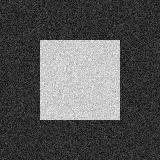
#> input picture datasets/sintetics/test/images/box.jpg, 160 x 160 px
$ python -i photometric_quasi_invariant.py   (imports and definitions only)
#> lines starting #> are read from the running program, lines starting #| are printed output that depends on the picture
#> further down, picture is the input picture: shape (160, 160); min 0, max 255, mean 85.5
from __future__ import annotations

"""Fixed shadow-shading photometric quasi-invariant derivative energy.

This is an equation-level implementation of van de Weijer, Gevers, and
Geusebroek (TPAMI 2005), equations (5)-(6), evaluated in both image axes.
The repository's retained 3x3 median conditioning is applied independently to
RGB channels before the paper's sigma-1 Gaussian derivatives.
"""

import numpy as np
from scipy import ndimage as ndi


DERIVATIVE_SIGMA = 1.0
MEDIAN_SIZE = 3


def _rgb01(image: np.ndarray) -> np.ndarray:
    raw = np.asarray(image)
    if raw.ndim == 2:
        raw = np.repeat(raw[..., None], 3, axis=2)
    if raw.ndim != 3 or raw.shape[2] < 3:
        raise ValueError("expected a grayscale or RGB image")
    rgb = raw[..., :3].astype(np.float64, copy=False)
    if np.issubdtype(raw.dtype, np.integer):
        rgb = rgb / float(np.iinfo(raw.dtype).max)
    elif rgb.size and float(np.nanmax(rgb)) > 1.5:
        rgb = rgb / 255.0
    return np.clip(rgb, 0.0, 1.0)


def photometric_quasi_invariant_energy(
    image: np.ndarray,
    *,
    derivative_sigma: float = DERIVATIVE_SIGMA,
    median_size: int = MEDIAN_SIZE,
) -> tuple[np.ndarray, dict[str, float]]:
    """Return the 2-D energy of the shadow-shading quasi-invariant.

    For each spatial derivative ``d``, the paper's shadow/shading variant is
    ``dot(d, f_hat) * f_hat``.  The quasi-invariant is its orthogonal residual.
    Energies from horizontal and vertical residual vectors are combined by an
    L2 norm.  No image-wise normalization or data-dependent parameter is used.
    """

    rgb = _rgb01(image)
    conditioned = ndi.median_filter(
        rgb,
        size=(int(median_size), int(median_size), 1),
        mode="reflect",
    )
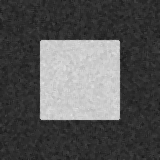
#> conditioned: shape (160, 160, 3) float64; min 0.0941, max 0.89, mean 0.335
    sigma = (float(derivative_sigma), float(derivative_sigma), 0.0)
    dx = ndi.gaussian_filter(conditioned, sigma=sigma, order=(0, 1, 0), mode="reflect")
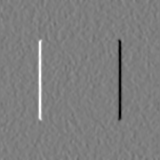
#> dx: shape (160, 160, 3) float64; min -0.238, max 0.242, mean 2.51e-05; drawn with min black and max white
    dy = ndi.gaussian_filter(conditioned, sigma=sigma, order=(1, 0, 0), mode="reflect")
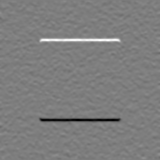
#> dy: shape (160, 160, 3) float64; min -0.241, max 0.246, mean -3.37e-05; drawn with min black and max white

    norm = np.linalg.norm(conditioned, axis=2, keepdims=True)
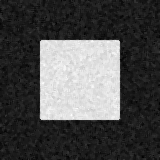
#> norm: shape (160, 160, 1) float64; min 0.163, max 1.54, mean 0.581; drawn with min black and max white
    fhat = np.divide(
        conditioned,
        norm,
        out=np.zeros_like(conditioned),
        where=norm > np.finfo(np.float64).eps,
    )
    residual_x = dx - np.sum(dx * fhat, axis=2, keepdims=True) * fhat
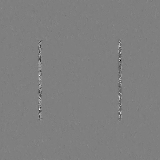
#> residual_x: shape (160, 160, 3) float64; min -1.39e-16, max 1.39e-16, mean -2.86e-20; drawn with min black and max white
    residual_y = dy - np.sum(dy * fhat, axis=2, keepdims=True) * fhat
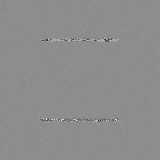
#> residual_y: shape (160, 160, 3) float64; min -1.39e-16, max 1.11e-16, mean -5.36e-20; drawn with min black and max white
    energy = np.sqrt(
        np.sum(residual_x * residual_x + residual_y * residual_y, axis=2)
    )
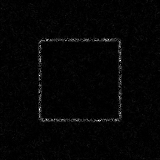
#> energy: shape (160, 160) float64; min 0, max 2.41e-16, mean 4.86e-18; drawn with min black and max white
    orthogonality = max(
        float(np.max(np.abs(np.sum(residual_x * fhat, axis=2)))),
        float(np.max(np.abs(np.sum(residual_y * fhat, axis=2)))),
    )
#> orthogonality = 2.4e-16
    diagnostics = {
        "energy_mean": float(np.mean(energy)),
        "energy_q90": float(np.quantile(energy, 0.9)),
        "max_projection_residual_dot": orthogonality,
    }
#> diagnostics = {'energy_mean': 4.86e-18, 'energy_q90': 6.72e-18, 'max_projection_residual_dot': 2.4e-16}
    return energy.astype(np.float32), diagnostics


def synthetic_contract() -> dict[str, float | bool]:
    height = width = 65
    achromatic = np.full((height, width, 3), 0.2, dtype=np.float64)
    achromatic[:, width // 2 :, :] = 0.8
    chromatic = np.zeros_like(achromatic)
    chromatic[:, : width // 2, :] = (0.65, 0.15, 0.15)
    chromatic[:, width // 2 :, :] = (0.15, 0.65, 0.15)
    flat = np.full_like(achromatic, (0.3, 0.5, 0.2))

    shadow, shadow_diag = photometric_quasi_invariant_energy(achromatic)
    color, color_diag = photometric_quasi_invariant_energy(chromatic)
    flat_energy, _ = photometric_quasi_invariant_energy(flat)
    repeat, _ = photometric_quasi_invariant_energy(chromatic)
    band = slice(width // 2 - 3, width // 2 + 4)
    shadow_band = float(np.mean(shadow[:, band]))
    color_band = float(np.mean(color[:, band]))
    return {
        "finite": bool(
            np.all(np.isfinite(shadow))
            and np.all(np.isfinite(color))
            and np.all(np.isfinite(flat_energy))
        ),
        "nonnegative": bool(
            float(np.min(shadow)) >= 0.0
            and float(np.min(color)) >= 0.0
            and float(np.min(flat_energy)) >= 0.0
        ),
        "chromatic_step_band_mean": color_band,
        "achromatic_step_band_mean": shadow_band,
        "chromatic_exceeds_achromatic": bool(color_band > shadow_band + 1.0e-4),
        "flat_max": float(np.max(flat_energy)),
        "repeat_max_abs_delta": float(np.max(np.abs(color - repeat))),
        "max_projection_residual_dot": max(
            float(shadow_diag["max_projection_residual_dot"]),
            float(color_diag["max_projection_residual_dot"]),
        ),
    }

>>> import cv2
>>> picture = cv2.imread('../datasets/sintetics/test/images/box.jpg', cv2.IMREAD_GRAYSCALE)
>>> result = photometric_quasi_invariant_energy(picture)

$ run again, on datasets/sintetics/test/images/circle.jpg
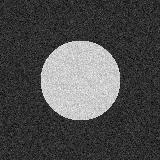
#> input picture datasets/sintetics/test/images/circle.jpg, 160 x 160 px
#> picture is the input picture: shape (160, 160); min 0, max 255, mean 77
#> in photometric_quasi_invariant_energy, `residual_y = dy - np.sum(dy * fhat, axis=2, keepdims=True) * fhat`:
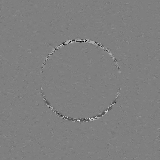
#> residual_y: shape (160, 160, 3) float64; min -8.33e-17, max 8.33e-17, mean -2.05e-20; drawn with min black and max white
#> in photometric_quasi_invariant_energy, `energy = np.sqrt( np.sum(residual_x * residual_x + residual_y * residu..`:
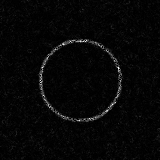
#> energy: shape (160, 160) float64; min 0, max 1.61e-16, mean 4.52e-18; drawn with min black and max white
#> orthogonality = 1.44e-16
#> diagnostics = {'energy_mean': 4.52e-18, 'energy_q90': 6.72e-18, 'max_projection_residual_dot': 1.44e-16}
